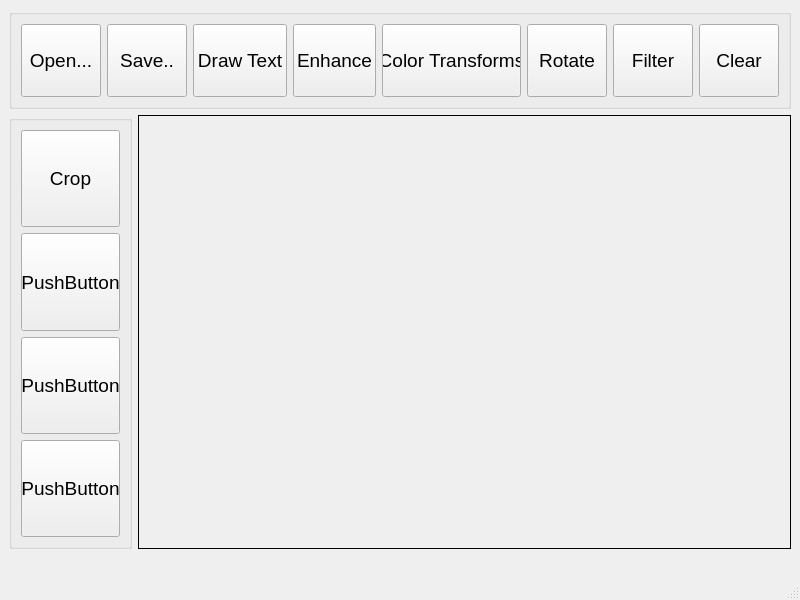
<?xml version="1.0" encoding="UTF-8"?>
<ui version="4.0">
 <class>MainWindow</class>
 <widget class="QMainWindow" name="MainWindow">
  <property name="geometry">
   <rect>
    <x>0</x>
    <y>0</y>
    <width>800</width>
    <height>600</height>
   </rect>
  </property>
  <property name="sizePolicy">
   <sizepolicy hsizetype="Preferred" vsizetype="MinimumExpanding">
    <horstretch>0</horstretch>
    <verstretch>0</verstretch>
   </sizepolicy>
  </property>
  <property name="windowTitle">
   <string>MainWindow</string>
  </property>
  <widget class="QWidget" name="centralwidget">
   <layout class="QGridLayout" name="gridLayout">
    <item row="0" column="0" colspan="2">
     <widget class="QGroupBox" name="groupBox">
      <property name="minimumSize">
       <size>
        <width>100</width>
        <height>100</height>
       </size>
      </property>
      <property name="font">
       <font>
        <family>Tahoma</family>
        <pointsize>14</pointsize>
       </font>
      </property>
      <property name="title">
       <string/>
      </property>
      <layout class="QGridLayout" name="gridLayout_3">
       <item row="0" column="0">
        <layout class="QGridLayout" name="gridLayout_2">
         <item row="0" column="2">
          <widget class="QPushButton" name="pushButton_3">
           <property name="sizePolicy">
            <sizepolicy hsizetype="Preferred" vsizetype="Preferred">
             <horstretch>0</horstretch>
             <verstretch>0</verstretch>
            </sizepolicy>
           </property>
           <property name="text">
            <string>Draw Text</string>
           </property>
          </widget>
         </item>
         <item row="0" column="3">
          <widget class="QPushButton" name="pushButton_4">
           <property name="sizePolicy">
            <sizepolicy hsizetype="Preferred" vsizetype="Preferred">
             <horstretch>0</horstretch>
             <verstretch>0</verstretch>
            </sizepolicy>
           </property>
           <property name="text">
            <string>Enhance</string>
           </property>
          </widget>
         </item>
         <item row="0" column="0">
          <widget class="QPushButton" name="openBtn">
           <property name="sizePolicy">
            <sizepolicy hsizetype="Preferred" vsizetype="Preferred">
             <horstretch>0</horstretch>
             <verstretch>0</verstretch>
            </sizepolicy>
           </property>
           <property name="text">
            <string>Open...</string>
           </property>
          </widget>
         </item>
         <item row="0" column="1">
          <widget class="QPushButton" name="pushButton_2">
           <property name="sizePolicy">
            <sizepolicy hsizetype="Preferred" vsizetype="Preferred">
             <horstretch>0</horstretch>
             <verstretch>0</verstretch>
            </sizepolicy>
           </property>
           <property name="text">
            <string>Save..</string>
           </property>
          </widget>
         </item>
         <item row="0" column="4">
          <widget class="QPushButton" name="pushButton">
           <property name="sizePolicy">
            <sizepolicy hsizetype="Preferred" vsizetype="Preferred">
             <horstretch>0</horstretch>
             <verstretch>0</verstretch>
            </sizepolicy>
           </property>
           <property name="text">
            <string>Color Transforms</string>
           </property>
          </widget>
         </item>
         <item row="0" column="5">
          <widget class="QPushButton" name="pushButton_10">
           <property name="sizePolicy">
            <sizepolicy hsizetype="Preferred" vsizetype="Preferred">
             <horstretch>0</horstretch>
             <verstretch>0</verstretch>
            </sizepolicy>
           </property>
           <property name="text">
            <string>Rotate</string>
           </property>
          </widget>
         </item>
         <item row="0" column="7">
          <widget class="QPushButton" name="pushButton_5">
           <property name="sizePolicy">
            <sizepolicy hsizetype="Preferred" vsizetype="Preferred">
             <horstretch>0</horstretch>
             <verstretch>0</verstretch>
            </sizepolicy>
           </property>
           <property name="text">
            <string>Clear</string>
           </property>
          </widget>
         </item>
         <item row="0" column="6">
          <widget class="QPushButton" name="pushButton_11">
           <property name="sizePolicy">
            <sizepolicy hsizetype="Preferred" vsizetype="Preferred">
             <horstretch>0</horstretch>
             <verstretch>0</verstretch>
            </sizepolicy>
           </property>
           <property name="text">
            <string>Filter</string>
           </property>
          </widget>
         </item>
        </layout>
       </item>
      </layout>
     </widget>
    </item>
    <item row="4" column="0">
     <widget class="QLabel" name="label">
      <property name="text">
       <string/>
      </property>
     </widget>
    </item>
    <item row="2" column="0">
     <widget class="QGroupBox" name="groupBox_2">
      <property name="minimumSize">
       <size>
        <width>120</width>
        <height>100</height>
       </size>
      </property>
      <property name="font">
       <font>
        <family>Tahoma</family>
        <pointsize>14</pointsize>
       </font>
      </property>
      <property name="title">
       <string/>
      </property>
      <layout class="QGridLayout" name="gridLayout_5">
       <item row="0" column="0">
        <layout class="QGridLayout" name="gridLayout_4">
         <item row="3" column="0">
          <widget class="QPushButton" name="pushButton_9">
           <property name="sizePolicy">
            <sizepolicy hsizetype="Preferred" vsizetype="Preferred">
             <horstretch>0</horstretch>
             <verstretch>0</verstretch>
            </sizepolicy>
           </property>
           <property name="text">
            <string>PushButton</string>
           </property>
          </widget>
         </item>
         <item row="0" column="0">
          <widget class="QPushButton" name="pushButton_6">
           <property name="sizePolicy">
            <sizepolicy hsizetype="Preferred" vsizetype="Preferred">
             <horstretch>0</horstretch>
             <verstretch>0</verstretch>
            </sizepolicy>
           </property>
           <property name="text">
            <string>Crop</string>
           </property>
          </widget>
         </item>
         <item row="1" column="0">
          <widget class="QPushButton" name="pushButton_7">
           <property name="sizePolicy">
            <sizepolicy hsizetype="Preferred" vsizetype="Preferred">
             <horstretch>0</horstretch>
             <verstretch>0</verstretch>
            </sizepolicy>
           </property>
           <property name="text">
            <string>PushButton</string>
           </property>
          </widget>
         </item>
         <item row="2" column="0">
          <widget class="QPushButton" name="pushButton_8">
           <property name="sizePolicy">
            <sizepolicy hsizetype="Preferred" vsizetype="Preferred">
             <horstretch>0</horstretch>
             <verstretch>0</verstretch>
            </sizepolicy>
           </property>
           <property name="text">
            <string>PushButton</string>
           </property>
          </widget>
         </item>
        </layout>
       </item>
      </layout>
     </widget>
    </item>
    <item row="2" column="1">
     <widget class="QLabel" name="imgScreen">
      <property name="sizePolicy">
       <sizepolicy hsizetype="Expanding" vsizetype="Expanding">
        <horstretch>0</horstretch>
        <verstretch>0</verstretch>
       </sizepolicy>
      </property>
      <property name="frameShape">
       <enum>QFrame::Panel</enum>
      </property>
      <property name="text">
       <string/>
      </property>
      <property name="alignment">
       <set>Qt::AlignCenter</set>
      </property>
     </widget>
    </item>
   </layout>
  </widget>
  <widget class="QMenuBar" name="menubar">
   <property name="geometry">
    <rect>
     <x>0</x>
     <y>0</y>
     <width>800</width>
     <height>26</height>
    </rect>
   </property>
  </widget>
  <widget class="QStatusBar" name="statusbar"/>
 </widget>
 <resources/>
 <connections/>
</ui>
